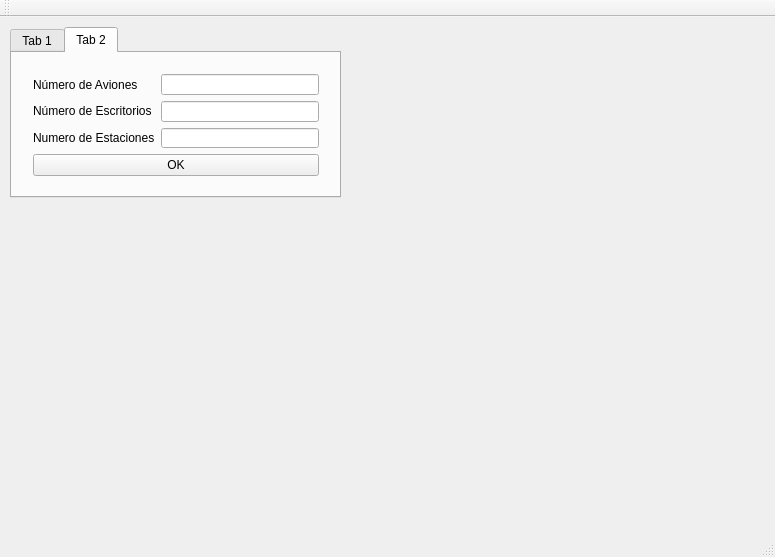
<?xml version="1.0" encoding="UTF-8"?>
<ui version="4.0">
 <class>Pantalla</class>
 <widget class="QMainWindow" name="Pantalla">
  <property name="geometry">
   <rect>
    <x>0</x>
    <y>0</y>
    <width>775</width>
    <height>557</height>
   </rect>
  </property>
  <property name="windowTitle">
   <string>Pantalla</string>
  </property>
  <widget class="QWidget" name="centralWidget">
   <widget class="QTabWidget" name="tabWidget">
    <property name="geometry">
     <rect>
      <x>10</x>
      <y>10</y>
      <width>331</width>
      <height>171</height>
     </rect>
    </property>
    <property name="currentIndex">
     <number>1</number>
    </property>
    <widget class="QWidget" name="tab">
     <attribute name="title">
      <string>Tab 1</string>
     </attribute>
     <widget class="QPushButton" name="BTurno">
      <property name="geometry">
       <rect>
        <x>10</x>
        <y>10</y>
        <width>89</width>
        <height>25</height>
       </rect>
      </property>
      <property name="text">
       <string>Turno</string>
      </property>
     </widget>
    </widget>
    <widget class="QWidget" name="tab_2">
     <attribute name="title">
      <string>Tab 2</string>
     </attribute>
     <widget class="QWidget" name="">
      <property name="geometry">
       <rect>
        <x>10</x>
        <y>10</y>
        <width>308</width>
        <height>124</height>
       </rect>
      </property>
      <layout class="QVBoxLayout" name="verticalLayout_3">
       <item>
        <layout class="QHBoxLayout" name="horizontalLayout">
         <item>
          <layout class="QVBoxLayout" name="verticalLayout">
           <item>
            <widget class="QLabel" name="label">
             <property name="text">
              <string>Número de Aviones</string>
             </property>
            </widget>
           </item>
           <item>
            <widget class="QLabel" name="label_2">
             <property name="text">
              <string>Número de Escritorios</string>
             </property>
            </widget>
           </item>
           <item>
            <widget class="QLabel" name="label_3">
             <property name="text">
              <string>Numero de Estaciones</string>
             </property>
            </widget>
           </item>
          </layout>
         </item>
         <item>
          <layout class="QVBoxLayout" name="verticalLayout_2">
           <item>
            <widget class="QLineEdit" name="CAviones"/>
           </item>
           <item>
            <widget class="QLineEdit" name="CEscritorios"/>
           </item>
           <item>
            <widget class="QLineEdit" name="CEstaciones"/>
           </item>
          </layout>
         </item>
        </layout>
       </item>
       <item>
        <widget class="QPushButton" name="BOk">
         <property name="text">
          <string>OK</string>
         </property>
        </widget>
       </item>
      </layout>
     </widget>
    </widget>
   </widget>
  </widget>
  <widget class="QMenuBar" name="menuBar">
   <property name="geometry">
    <rect>
     <x>0</x>
     <y>0</y>
     <width>775</width>
     <height>22</height>
    </rect>
   </property>
  </widget>
  <widget class="QToolBar" name="mainToolBar">
   <attribute name="toolBarArea">
    <enum>TopToolBarArea</enum>
   </attribute>
   <attribute name="toolBarBreak">
    <bool>false</bool>
   </attribute>
  </widget>
  <widget class="QStatusBar" name="statusBar"/>
 </widget>
 <layoutdefault spacing="6" margin="11"/>
 <resources/>
 <connections/>
</ui>
